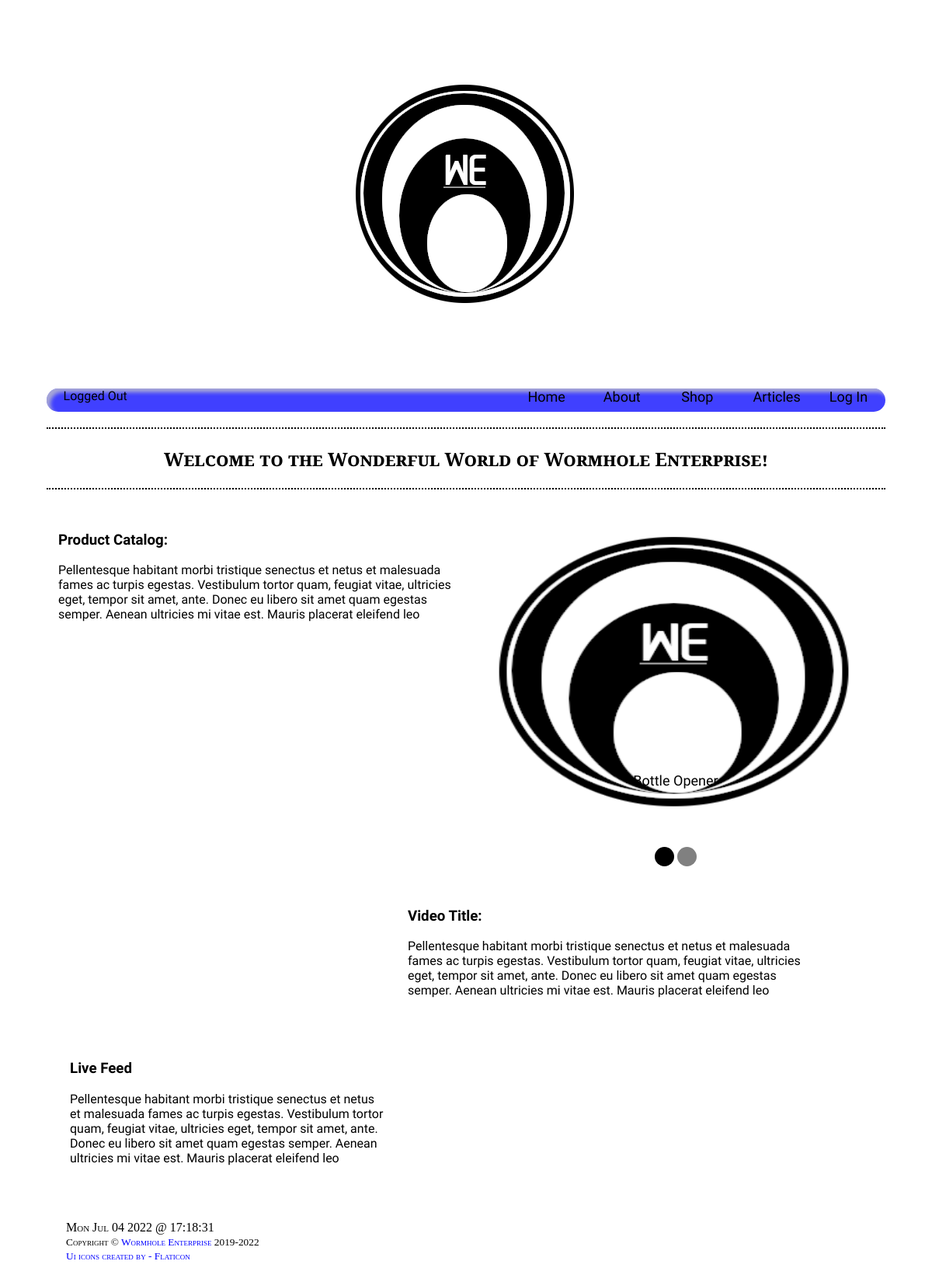
The page / on the database its author committed.
### backend/models.py (models this page shows, shortened)
class MProductionWork(models.Model):
    snid = models.BigAutoField(primary_key=True, unique=True)
    model = models.CharField(max_length=25)
    description = models.CharField(max_length=500)
    msrp = models.DecimalField(max_digits=10, decimal_places=2, default='0.00')
    wholesale = models.DecimalField(max_digits=10, decimal_places=2, default='0.00')
    inchesPerUnit = models.IntegerField()
    image = models.ImageField(upload_to='prodo/img/', null=True)
    image2 = models.ImageField(upload_to='prodo/img/', null=True)
    image3 = models.ImageField(upload_to='prodo/img/', null=True)
    image4 = models.ImageField(upload_to='prodo/img/', null=True)
    image5 = models.ImageField(upload_to='prodo/img/', null=True)
    qrcode = models.ImageField(upload_to='prodo/qrcodes/', null=True)
    squareLink = models.CharField(max_length=500, null=True)
    class Meta:
        ordering = ['snid']
        verbose_name_plural = 'Production Work'

### website/views.py (the view)
# urls.py: path('', views.index, name='index'),
def index(request):
  context = {'prodo': MProductionWork.objects.all()}
  return render(request, 'index.html', context)

### website/templates/index.html (shortened to what this page needs)
{% extends 'base.html' %}
{% load static %}
{% block content %}
<article class="index">
  <h1 class="title">Welcome to the Wonderful World of Wormhole Enterprise!</h1>
  <section class="col-6 col-s-6">
    <h3>Product Catalog:</h3>
    <p>Pellentesque habitant morbi tristique senectus et netus et malesuada fames ac turpis egestas. Vestibulum tortor quam, feugiat vitae, ultricies eget, tempor sit amet, ante. Donec eu libero sit amet quam egestas semper. Aenean ultricies mi vitae est. Mauris placerat eleifend leo</p>
  </section>
  <aside class="col-6 col-s-6">
    {% include 'inc/slideshow.html' %}
  </aside>
  <aside class="col-5 col-s-5">
  </aside>
  <section class="col-6 col-s-6">
    <h3>Video Title:</h3>
    <p>Pellentesque habitant morbi tristique senectus et netus et malesuada fames ac turpis egestas. Vestibulum tortor quam, feugiat vitae, ultricies eget, tempor sit amet, ante. Donec eu libero sit amet quam egestas semper. Aenean ultricies mi vitae est. Mauris placerat eleifend leo</p>
  </section>
  <div class="col-12 col-s-12">
    <section class="col-5 col-s-5">
    <h3>Live Feed</h3>
    <p>Pellentesque habitant morbi tristique senectus et netus et malesuada fames ac turpis egestas. Vestibulum tortor quam, feugiat vitae, ultricies eget, tempor sit amet, ante. Donec eu libero sit amet quam egestas semper. Aenean ultricies mi vitae est. Mauris placerat eleifend leo</p>
    </section>
    <aside class="col-5 col-s-5">
    </aside>
  </div>
</article>
{% endblock %}

### website/templates/inc/slideshow.html (shortened to what this page needs)
<div class="slideshow">
  {% for p in prodo  %}
  	<div class="slide">
  		<div class="slideNumber">{{ p.snid }}</div>
 			<img src="{{ p.image.url }}">
      <a href="/prodo/{{ p.snid }}" class="itemName" title="Click for Details and Purchase">{{ p.model }}</a>
		</div>
	{% endfor %}
  <div class="dotWrapper">
    {% for p in prodo  %}
    	<span class="dot"></span>
		{% endfor %}
	</div>
</div>

### website/static/css/main.css (style rules this page uses)
* { box-sizing: border-box; }
.row::after { content: ""; clear: both; display: table; }
[class*="col-"] { float: left; padding: 15px; }
@media only screen and (min-width: 600px) { .col-s-5 { width: 41.66%; } }
@media only screen and (min-width: 600px) { .col-s-6 { width: 50%; } }
@media only screen and (min-width: 600px) { .col-s-12 { width: 100%; } }
@media only screen and (min-width: 1200px) { body.pc { font-family: Zen Kurenaido, Arial; margin: 0 5%; } }
@media only screen and (min-width: 1200px) { body.pc h1.title { clear: both; text-align: center; font-family: Cinzel; font-variant: small-caps; padding: 2%; border-bottom: 2px dotted black; border-top: 2px dotted black; } }
@media only screen and (min-width: 1200px) { .col-5 { width: 41.66%; } }
@media only screen and (min-width: 1200px) { .col-6 { width: 50%; } }
@media only screen and (min-width: 1200px) { .col-12 { width: 100%; } }

### website/templates/inc/slideshow.html (style rules this page uses)
.slideshow a { color: black; margin: 0 2%; font-size: 18px; text-decoration: none; display: inline-block; transition: 1s; }
.slideshow { color: white; font-family: Zen Kurenaido; width: 100%; text-align: center; }
.slideshow .slide img { width: 100%; height: 25em; padding: 15px; }
.slide { transition: box-shadow .5s; }
.slideNumber { position: absolute; top: 25px; left: 25px; display: inline; }
.itemName { position: relative; bottom: 75px; font-size: 35px; }
.dotWrapper { text-align: center; position: relative; display: inline-block; }
.dot { border-radius: 50px; height: 25px; width: 25px; }

### rows shown on the page
MProductionWork: image (picture), model "Bottle Opener"
